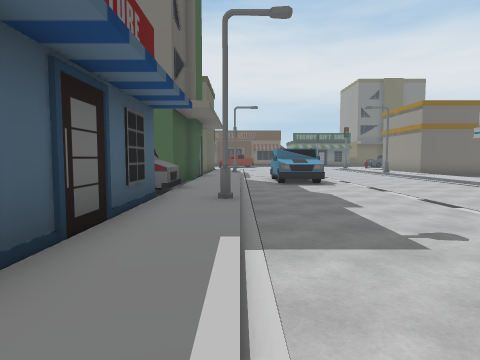
[1] (above)

24 first-person views from a walk through a 3-D level made in the Unity game engine. The camera is 1.4 m above the floor, tilts 4° down and sees 75° across. The floor is counted in squares, 2 m on a side. Each view is taken from the middle of a square. On the plan, view 1 faces up. The plan holds only what a view shows up to about 10 squares ahead; the rest is blank. The place goes on beyond the plan. Some animated figures are not drawn.

[2]
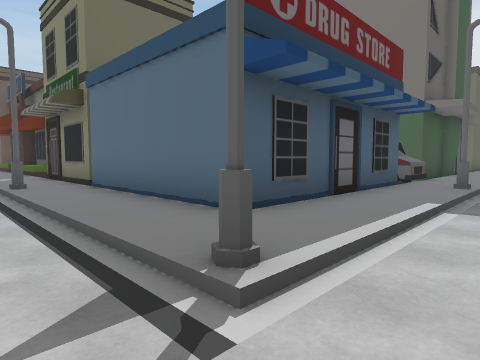

[3]
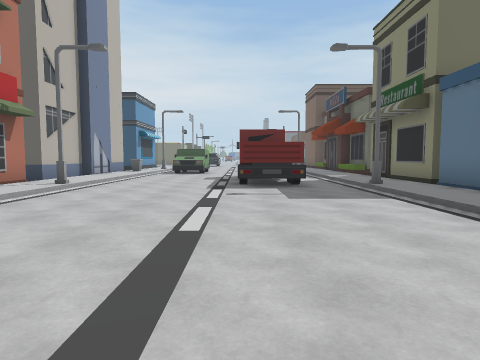

[4]
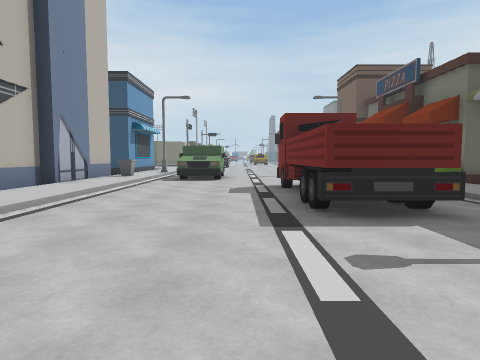

[5]
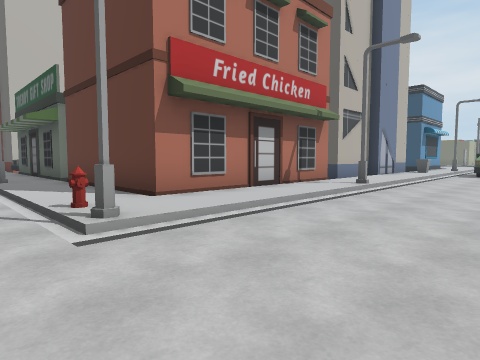

[6]
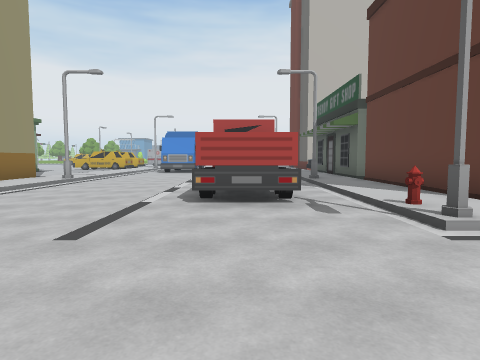

[7]
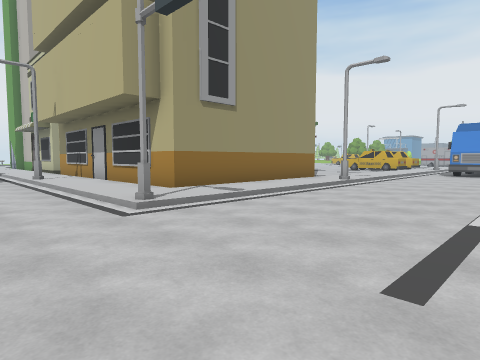

[8]
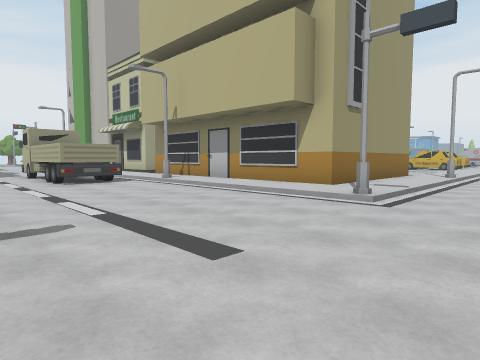

[9]
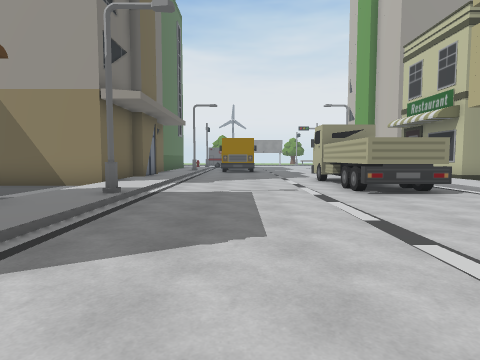

[10]
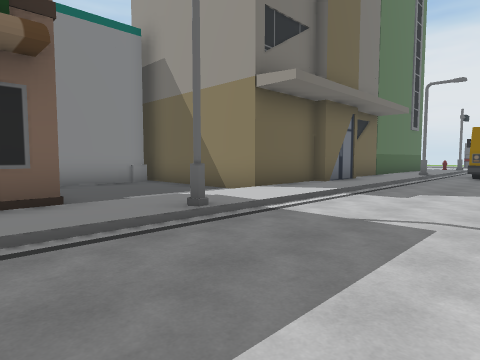

[11]
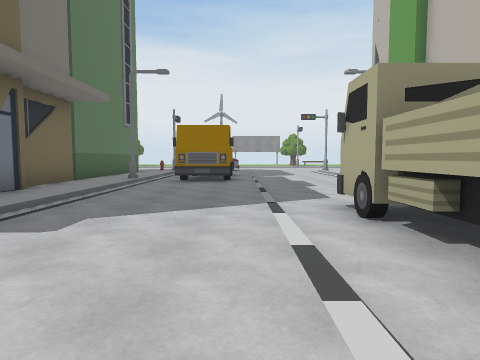

[12]
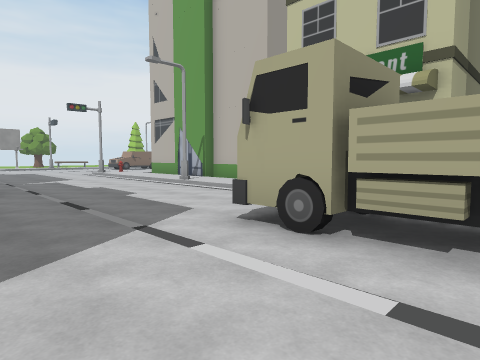

[13]
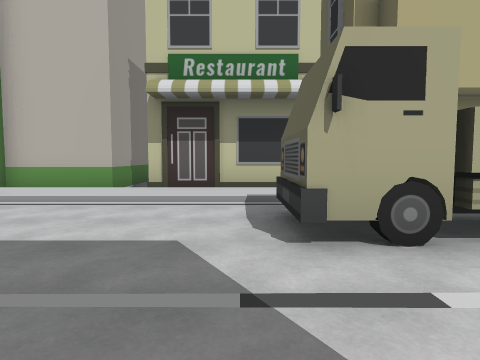

[14]
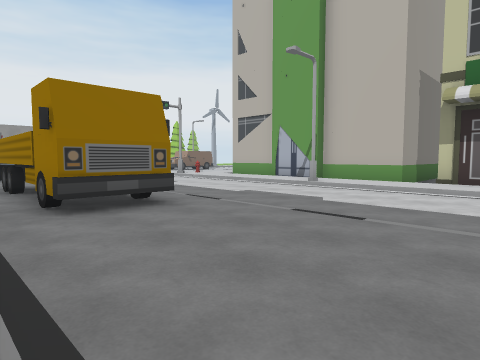

[15]
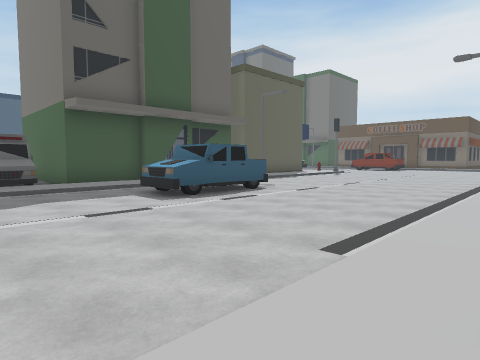

[16]
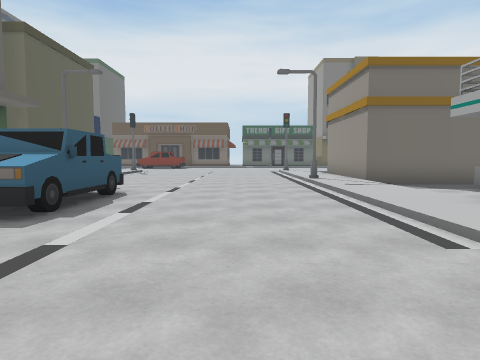

[17]
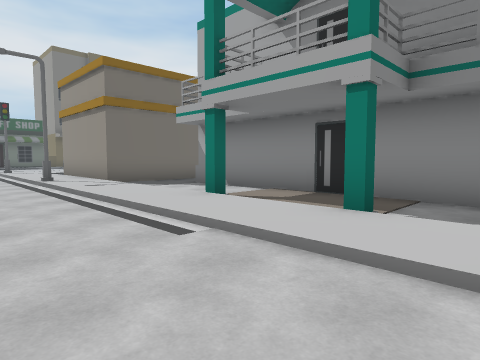

[18]
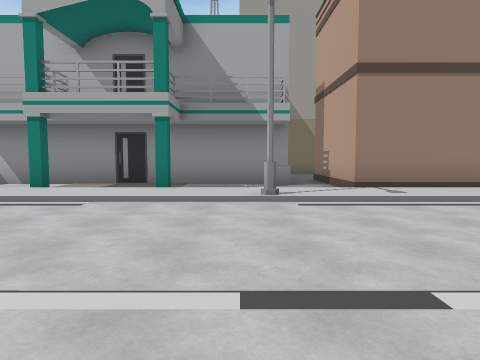

[19]
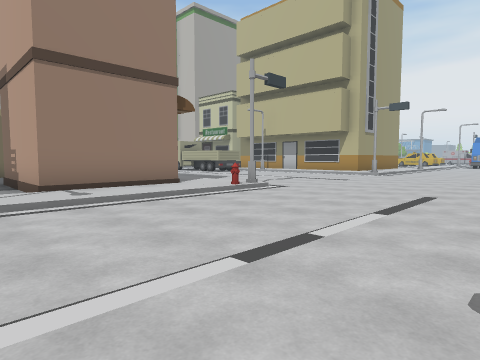

[20]
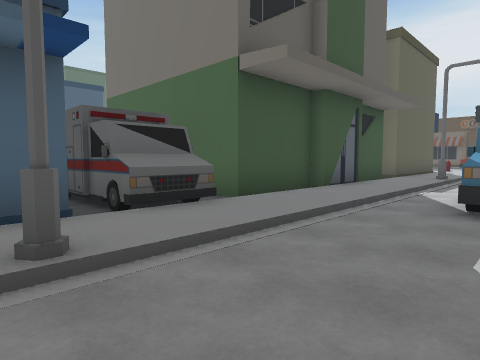

[21]
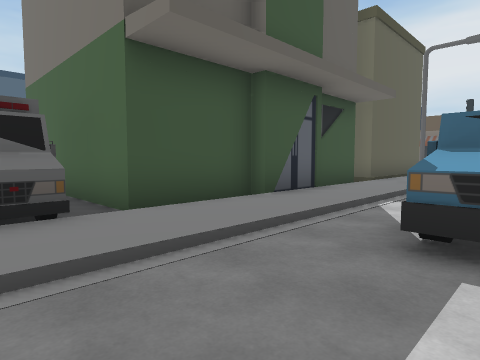

[22]
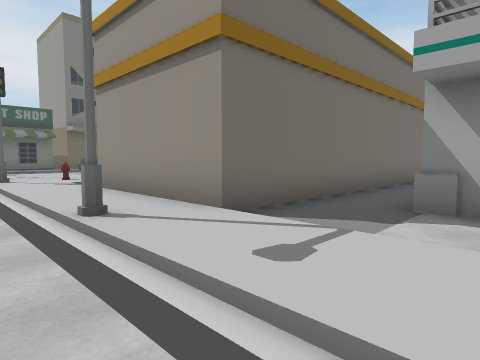

[23]
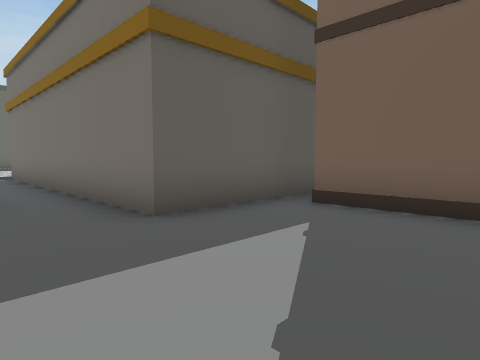

[24]
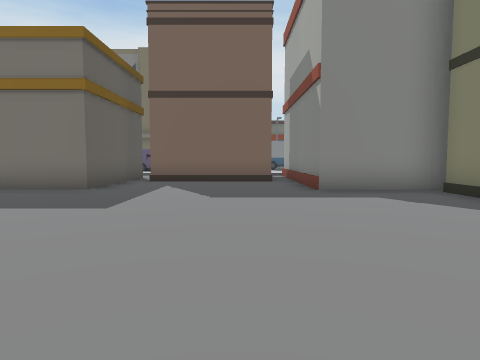

### Floor plan
Key: @ floor where view 1 was taken; # wall or solid block; . main floor; : floor 0.25 m higher than the main floor; / step, stairs or slope; ^ raised ledge; B building; T truck; S streetlight; H hydrant; O other object.
Columns run from 13 left of view 1 to 25 right of it. Each row starts with its distance up from view 1.
 18            #       ./:B       B.####^
 17            #:/    ../:B       B.....#
 16            #:/ .....S:B       B.....#
 15            B:S ...../:BBBBBBBBB.....##^
 14            B:/ ...../:................B
 13            B:/....../:..#     ........B
 12            B:/ T..../:..#      .......B
 11            B:/ T..../:..#      .......B
 10            B:/TT..../:#.#       .....
  9       BBBBBB:/....../:..#        ...
  8           OO:/....../:#.#         .
  7          OOO:/....../:..#
  6            #:/....../: .#    B
  5            #:S......S: .#####B
  4            #:/....../: ......B
  3       B    #:/....../:####...B
  2  B    B    #:/....../:#  #...B
  1 BB BBBB#####:/....../:#  #...BBB  BBBB
  0    ::::::::::@. ....H:: ::::::::BB::::
 -1     ///S/////#. ....//////S//////////S
 -2     ........... .....................TT
 -3    T TT.......  ....................TT
 -4 ..TTTTT........ .......................
 -5 .......................................
 -6 O..........................TTTTT.......
 -7 O..........................TT TT.......
 -8 ///////S//////......#/////S/// //////S/
 -9 :::::::::::::H....../::::::::::::::::::
-10 BBBBBB######:/TT..../:BBBBBBBB BBBBBBBB
-11            #:/TT..../:B      B B   B
-12            #:/  ..../:B      B B   B
-13            #:/TT..../:B            B
-14            #:/   .../:B
-15            #:S   ...S:B
-16            #:    .../
-17            #:     ..

Positions as (right, up) in squares from view 1, and headings:
1: (0, 0), facing up
2: (1, -2), facing up-left
3: (1, -4), facing left
4: (-3, -5), facing left
5: (1, -5), facing down-left
6: (2, -5), facing down
7: (3, -6), facing down-right
8: (5, -3), facing down-right
9: (8, -3), facing right
10: (11, -4), facing up-right
11: (14, -4), facing right
12: (16, -3), facing down-right
13: (19, -3), facing down
14: (19, -1), facing down-right
15: (8, 6), facing up-left
16: (5, 6), facing up
17: (5, 6), facing up-right
18: (2, 6), facing right
19: (2, 5), facing down-right
20: (2, 5), facing up-left
21: (2, 7), facing up-left
22: (6, 12), facing up-right
23: (21, 13), facing up-left
24: (21, 8), facing up
